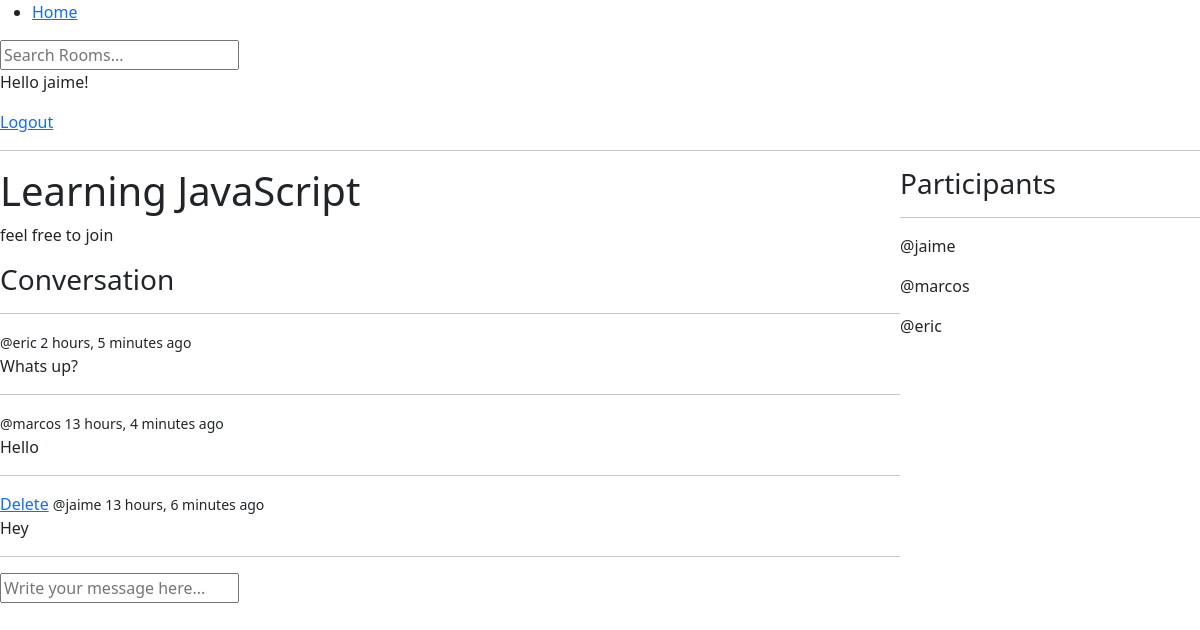
Screenshot of /room/1/ (signed in) with the database file from the repository.
### base/models.py (models this page shows, shortened)
class Room(models.Model):
    host =  models.ForeignKey(User, on_delete=models.SET_NULL, null=True)
    topic = models.ForeignKey(Topic, on_delete=models.SET_NULL, null=True)
    name = models.CharField(max_length=200)
    description = models.TextField(null=True, blank=True)
    participants = models.ManyToManyField(User, related_name='participants', blank=True)
    updated = models.DateTimeField(auto_now=True) # auto_now - retrieves the current date and time everytime
    created = models.DateTimeField(auto_now_add=True) # auto_now_add - retrieves the current date and time once
    class Meta:
        ordering = ['-updated', '-created']

class Message(models.Model):
    user = models.ForeignKey(User, on_delete=models.CASCADE)
    room = models.ForeignKey(Room, on_delete=models.CASCADE)
    body = models.TextField()
    updated = models.DateTimeField(auto_now=True)
    created = models.DateTimeField(auto_now_add=True)
    class Meta:
        ordering = ['-updated', '-created']

### base/views.py (the view, shortened to what this page needs)
# urls.py: path('room/<str:pk>/', views.room, name="room"),
def room(request, pk):
    room = Room.objects.get(id=pk)
    room_messages = room.message_set.all()
    participants = room.participants.all()
    return render(request, 'base/room.html', {"room": room, "room_messages": room_messages, "participants": participants})

### base/templates/base/room.html (shortened to what this page needs)
{% extends 'main.html' %}
{% block content %}
    <div class="room-container">
        <div>
            <h1>{{room.name}}</h1>
            <p>{{room.description}}</p>
            <div class="comment-wrapper">
                <h3>Conversation</h3>
                <hr>
                {% for message in room_messages %}
                    <div>
                        {% if request.user == message.user %}
                        <a href="{% url 'delete-message' message.id %}">Delete</a>
                        {% endif %}
                        <small>@{{message.user}}  {{message.created|timesince}} ago</small>
                        <p>{{message.body}}</p>
                        <hr>
                    </div>
                {% endfor %}
            </div>
            {% if request.user.is_authenticated %}
                <div class="comment-form">
                    <form method="POST" action="">
                        <input type="text" name="body" placeholder="Write your message here...">
                    </form>
                </div>
            {% endif %}
        </div>
        <div>
            <h3>Participants</h3>
            <hr>
            {% for participant in participants %}
                <div>
                    <p>@{{participant.username}}</p>
                </div>
            {% endfor %}
        </div>
    </div>
{% endblock content %}

### templates/partials/navbar.html
<nav>
    <ul>
        <li><a href="{% url 'home' %}">Home</a></li>
    </ul>
    <form method="GET" action="{% url 'home' %}">
        <input type="text" name="q" placeholder="Search Rooms...">
    </form>
    {% if request.user.is_authenticated %}
    <p>Hello {{request.user}}!</p>
        <a href="{% url 'logout' %}">Logout</a>
    {% else %}
        <a href="{% url 'login' %}">Login</a>
    {% endif %}
</nav>
<hr>

### base/templates/base/room.html (style rules this page uses)
.room-container { display: grid; grid-template-columns: 3fr 1fr; }

### rows the page displays
Room: name "Learning JavaScript", description "feel free to join"
Message: user "eric", created "2 hours, 5 minutes", body "Whats up?"
Message: user "marcos", created "13 hours, 4 minutes", body "Hello"
Message: shows "Delete", user "jaime", created "13 hours, 6 minutes", body "Hey"

### other values shown
{{ request.user }} "jaime"
{{ participant.username }} "jaime"
{{ participant.username }} "marcos"
{{ participant.username }} "eric"
